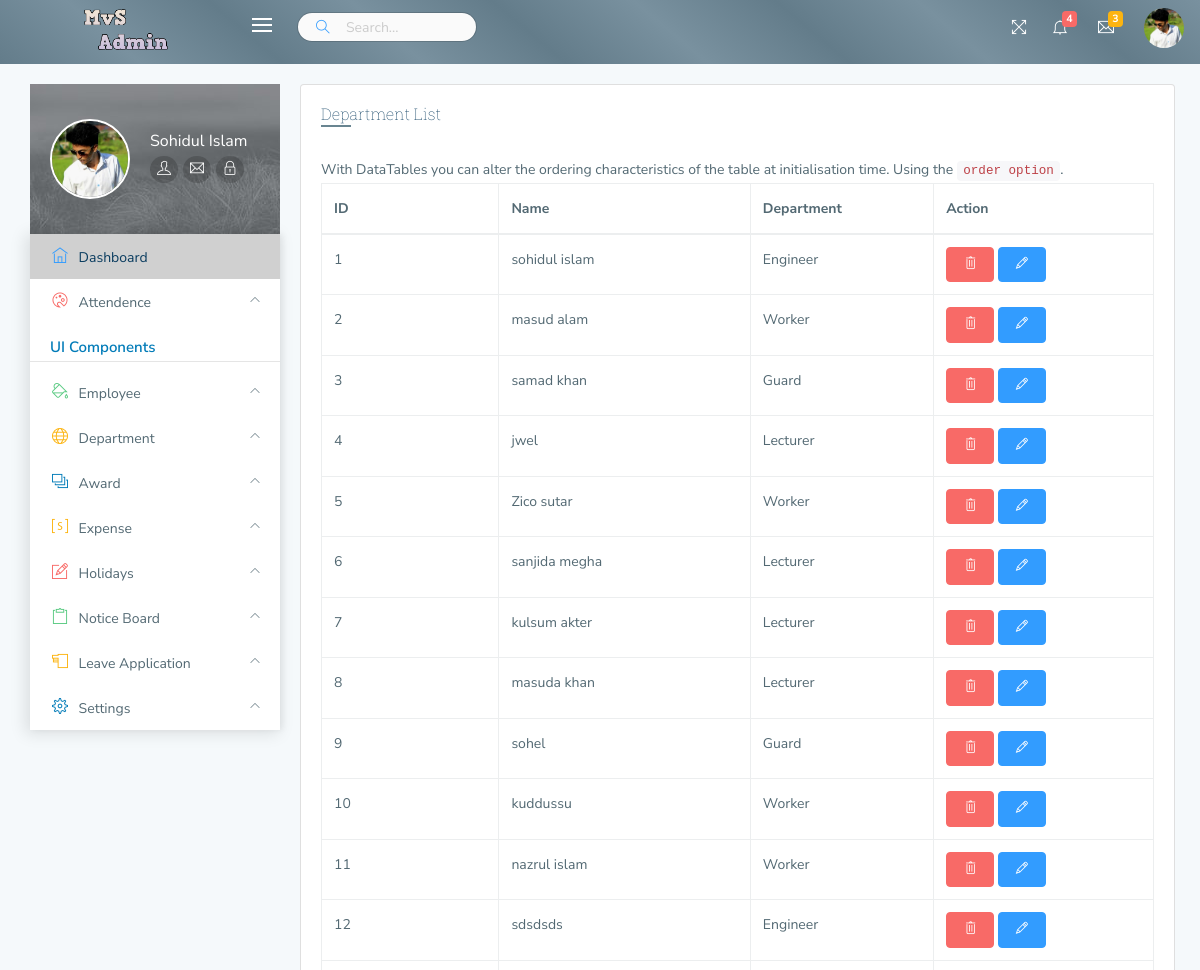
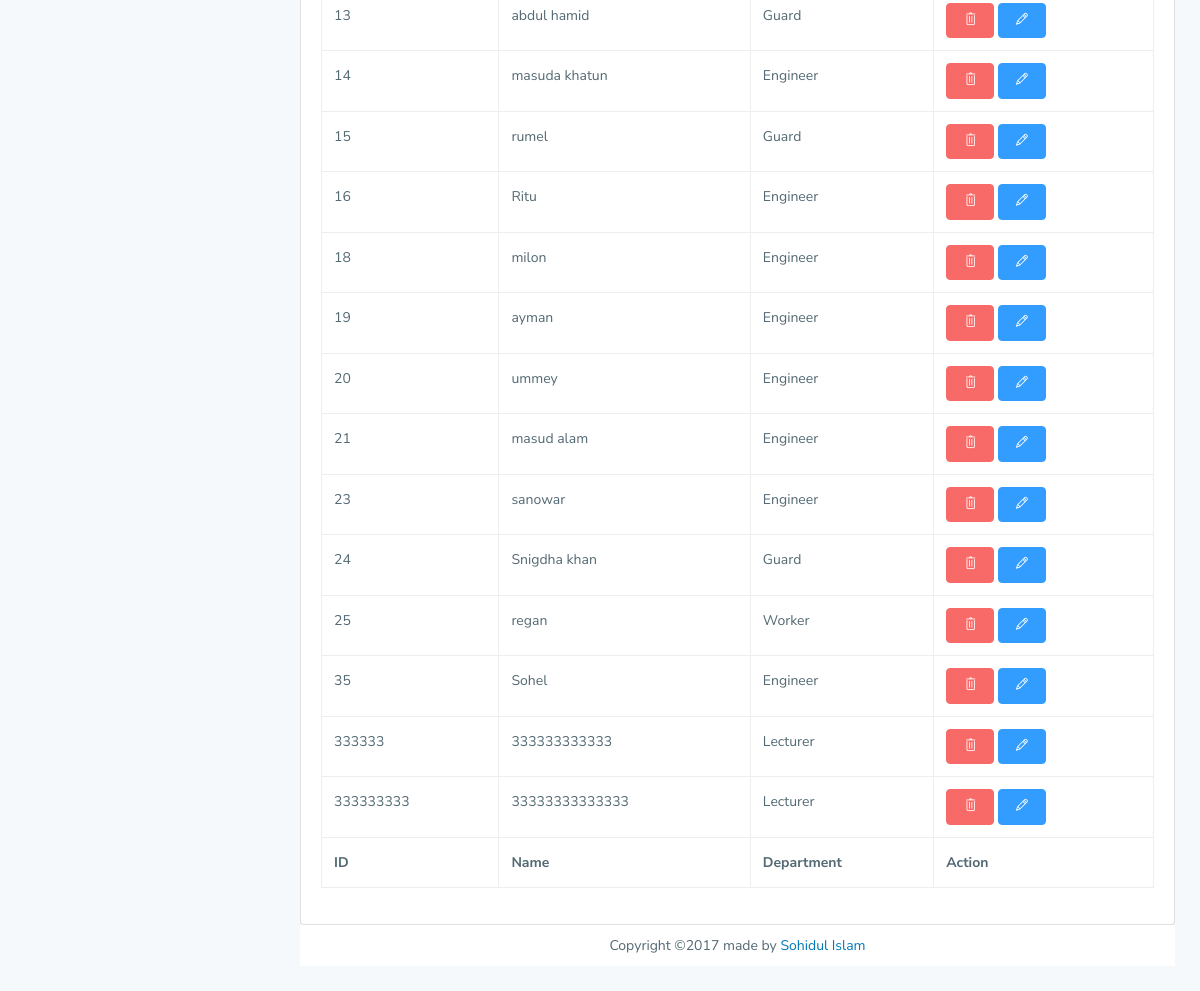
The page /departmentlist.php (signed in) on the database its author committed (2 pictures, top to bottom).
### tables this page shows
CREATE TABLE `employee` (
  `employeeid` int(11) NOT NULL,
  `username` varchar(100) NOT NULL,
  `fathersname` varchar(100) NOT NULL,
  `mothersname` varchar(100) NOT NULL,
  `phone` varchar(110) NOT NULL,
  `dob` date NOT NULL,
  `City` varchar(100) NOT NULL,
  `localaddress` varchar(100) NOT NULL,
  `permanentaddress` varchar(100) NOT NULL,
  `gender` varchar(100) NOT NULL,
  `department` varchar(111) NOT NULL,
  `email` varchar(100) NOT NULL,
  `password` varchar(100) NOT NULL,
  `active` int(3) NOT NULL DEFAULT '1',
  `image` varchar(255) NOT NULL,
  `gift` varchar(100) NOT NULL,
  `month` date NOT NULL,
  `facebook` varchar(100) NOT NULL,
  `accountholder` varchar(150) NOT NULL,
  `accountnumber` int(11) NOT NULL,
  `bankname` varchar(100) NOT NULL,
  `pannumber` int(11) NOT NULL,
  `ifsc` varchar(100) NOT NULL
);

### departmentlist.php (the view, shortened to what this page needs)
<?php
function convert_status($value) {
    $values = [
        1 => 'Engineer',
        2 => 'Lecturer',
        3 => 'Worker',
        4 => 'Guard',
    ];
    return $values[$value];
}
include('common/db.php');
 $query="select * from employee  ";
$result=mysqli_query($connect, $query) or die('error found on database connection');
?>
<!DOCTYPE html>
<html lang="en">
<head>
    <link type="text/css" rel="stylesheet" href="css/A.app.css%2bcustom.css%2bpages%2c%2c_light_sidebar.css%2cMcc.lp_uw3dA9e.css.pagespeed.cf.-QxG9heMNB.css"/>
</head>
<body>
<?php include('common/header.php'); ?>
<?php include('common/navbar.php'); ?>
    <div class="right-aside view-port-height">
    <div class="content">
    <div class="row">
            <div class="col-12">
                <div class="card">
                    <div class="card-block">
                        <h5 class="heading">Department List</h5>
                        <div class="row basic_tables m-t-30">
                            <div class="col-12 ">
                                <p class="mb-0">With DataTables you can alter the ordering characteristics of the table at initialisation time. Using the <code>order option</code>.</p>
                                <div class="table-responsive">
                                    <table id="table" class="display table table-stripped table-bordered">
                                        <thead>
                                        <tr>
                                            <th>ID</th>
                                            <th>Name</th>
                                            <th>Department</th>
                                           <th>Action</th>
                                        </tr>
                                        </thead>
                                        <tfoot>
                                       <tr>
                                            <th>ID</th>
                                            <th>Name</th>
                                            <th>Department</th>
                                            <th>Action</th>
                                        </tr>
                                        </tfoot>
                                        <tbody>
                                       <?php while ($row=mysqli_fetch_object($result)) {
                                        ?>
                                            <tr>
                                               <td><?php echo $row->employeeid;          ?></td>
                                               <td><?php echo $row->username;          ?></td>
                                               <td><?php echo convert_status($row->department); ?></td>
                                               <td>
                                                    <a  href="delete.php?id=<?php echo $row->employeeid;    ?>" id="deletee">
                                                      <button class="btn btn-danger" ><i class="ti-trash text-white"></i></button> </a>
                                                     <button class="btn btn-primary"><i class="ti-pencil text-white"></i></button> </a>
                                               </td>
                                            <tr>
                                         <?PHP } ?>
                            </tbody>
                </table>
         </div>
    </div>
</div>
</div>
</div>
<footer>
    <div class="bg-white container-fluid">
        <div class="row">
            <div class="col-lg-12 text-center">
                <div class="footer_content"> Copyright ©2017 made by <span class="text text-info">Sohidul Islam</span></div>
            </div>
        </div>
    </div>
</footer>
</body>
</html>

### rows shown on the page
employee: employeeid "1", username "sohidul islam", department "Engineer"
employee: employeeid "2", username "masud alam", department "Worker"
employee: employeeid "3", username "samad khan", department "Guard"
employee: employeeid "4", username "jwel", department "Lecturer"
employee: employeeid "5", username "Zico sutar", department "Worker"
employee: employeeid "6", username "sanjida megha", department "Lecturer"
employee: employeeid "7", username "kulsum akter", department "Lecturer"
employee: employeeid "8", username "masuda khan", department "Lecturer"
employee: employeeid "9", username "sohel", department "Guard"
employee: employeeid "10", username "kuddussu", department "Worker"
employee: employeeid "11", username "nazrul islam", department "Worker"
employee: employeeid "12", username "sdsdsds", department "Engineer"
employee: employeeid "13", username "abdul hamid", department "Guard"
employee: employeeid "14", username "masuda khatun", department "Engineer"
employee: employeeid "15", username "rumel", department "Guard"
employee: employeeid "16", username "Ritu", department "Engineer"
employee: employeeid "18", username "milon", department "Engineer"
employee: employeeid "19", username "ayman", department "Engineer"
employee: employeeid "20", username "ummey", department "Engineer"
employee: employeeid "21", username "masud alam", department "Engineer"
employee: employeeid "23", username "sanowar", department "Engineer"
employee: employeeid "24", username "Snigdha khan", department "Guard"
employee: employeeid "25", username "regan", department "Worker"
employee: employeeid "35", username "Sohel", department "Engineer"
employee: employeeid "333333", username "333333333333", department "Lecturer"
employee: employeeid "333333333", username "33333333333333", department "Lecturer"

### other values the page prints
$_SESSION['username'] "Sohidul Islam"
